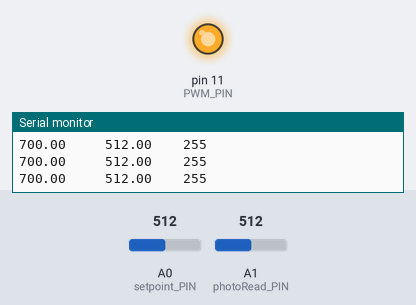
Recording of a sketch running on a simulated Arduino Uno, built with avr-gcc and run on an emulated ATmega328P. Shown: output pins drawn as LEDs (lit = HIGH), the last lines printed to the serial monitor. The test bench sets the inputs (shaded band); at power-on: A1 (photoRead_PIN) = 512, A0 (setpoint_PIN) = 512.

Above: at 1.2 s.
1.3 s: A1 (photoRead_PIN) set to 900
At 3.4 s:
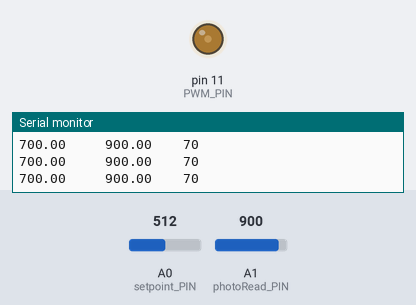
3.9 s: A1 (photoRead_PIN) set to 511
At 5.31 s:
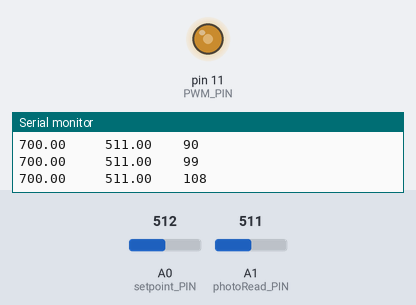
6.9 s: A1 (photoRead_PIN) set to 1023
At 8.9 s:
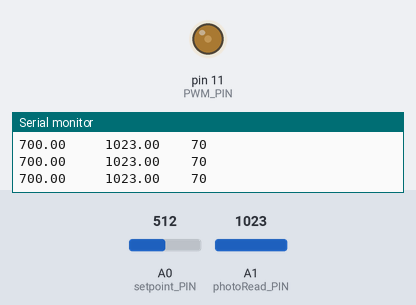
Timing chart, 0 to 10.4 s (numbered marks = the images above; inputs shaded):
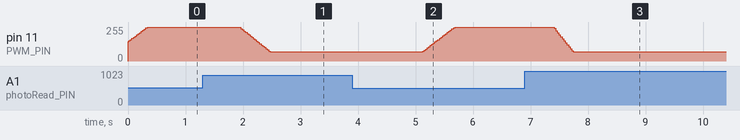

Measured:
- after the input at 1.3 s, pin 11 (PWM_PIN): moves from 255/255 to 70/255 over 0.54 s, starting after 0.63 s
- after the input at 3.9 s, pin 11 (PWM_PIN): moves from 70/255 to 255/255 over 0.56 s, starting after 1.2 s
- after the input at 6.9 s, pin 11 (PWM_PIN): moves from 255/255 to 70/255 over 0.33 s, starting after 0.51 s

The sketch:

ALightDimmer.ino
```cpp
/*  LightDimmer.ino
 *   Created by Camila Oliveira de Souza
 *   November 2018
*/
int setpoint_PIN = A0;
int photoRead_PIN = A1;// a potentiometer is to be connected to analog pin A0
int PWM_PIN = 11; // digital pin 11 will be used to output PWM
float setpoint_VALUE = 0;
float photoValue = 0;
int PWMValue = 0;
float error = 0;
float errorInt = 0;
float control = 0;
float controlFilt = 0;
float Kp = 1.3;
float pole = -20;
float Ki = - pole*Kp;
float deltaT = 0.01;
float deltaT_ms = (int) deltaT*1000;


void setup() {
  pinMode(PWM_PIN , OUTPUT);  // declare that digital pin as output
  //pinMode(test_PIN, OUTPUT); // Seeing better
  Serial.begin(9600);
}

void loop() {
  //Accquiring Data From Sensors
  //setpoint_VALUE = (float)constrain(analogRead(setpoint_PIN), 400, 800); //Read the setpoint value from the potentiometer
  setpoint_VALUE = (float)map(analogRead(setpoint_PIN), 0, 1023, 600, 800);
  photoValue = (float) (0.1*photoValue + 0.9*analogRead(photoRead_PIN));//Read the value from LDR
  //photoValue = analogRead(photoRead_PIN);


  //Error Calculus using the PI parameters
  error = setpoint_VALUE - photoValue;
  errorInt = errorInt + error*deltaT;
  control = Ki*errorInt + Kp*error;
  controlFilt = map((int)control, 0, 1023, 70, 255);
  PWMValue = constrain(controlFilt, 70, 255);

  //Sending the control values for the PMW PIN
  analogWrite(PWM_PIN, PWMValue);
  //analogWrite (test_PIN, controlFilt);

 //Read Values on Serial
  Serial.print(setpoint_VALUE);
    Serial.print("     ");
      Serial.print(photoValue);
        Serial.print("    ");
          Serial.println(PWMValue);

  //delay(deltaT_ms);
}
```
